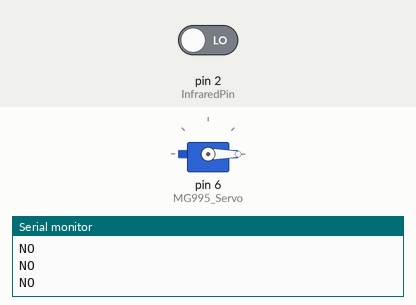
The sketch below on a simulated Arduino Uno, built with avr-gcc and run on an emulated ATmega328P. Parts: servo, the last lines printed to the serial monitor. The inputs (shaded band) are chosen by the test bench; at power-on: pin 2 (InfraredPin) LOW.

Above: at 4.8 s.
4.9 s: pin 2 (InfraredPin) driven HIGH
At 6.9 s:
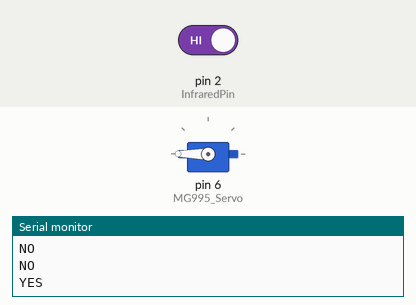
7.6 s: pin 2 (InfraredPin) driven LOW
At 8.4 s:
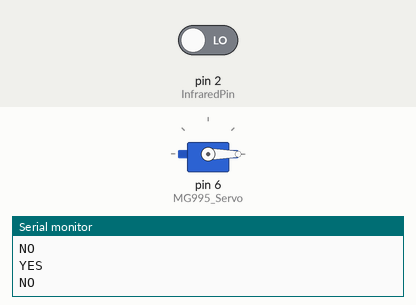
Timing chart, 0 to 10.6 s (numbered marks = the images above; inputs shaded):
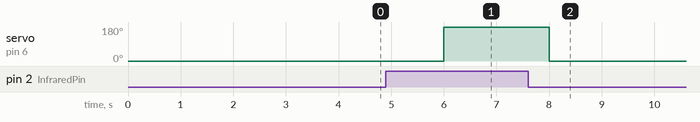

Measured:
- after the input at 4.9 s, servo on pin 6 (MG995_Servo): 0° → 180° after 1.1 s
- after the input at 7.6 s, servo on pin 6 (MG995_Servo): 180° → 0° after 0.40 s

The sketch:

HongNgoai_Servo.ino
```cpp
#include <Servo.h>
#define Servo_PWM 6

const int InfraredPin = 2;
Servo MG995_Servo;

void setup() {
  pinMode(InfraredPin, INPUT);
  MG995_Servo.attach(6);
  Serial.begin(9600);
}

void loop() {
  if(digitalRead(InfraredPin) == HIGH){
    MG995_Servo.write(180);
    Serial.println("YES");
    delay(2000);
  }
  else{
    MG995_Servo.write(0);
    Serial.println("NO");
    delay(2000);
  }
}
```
